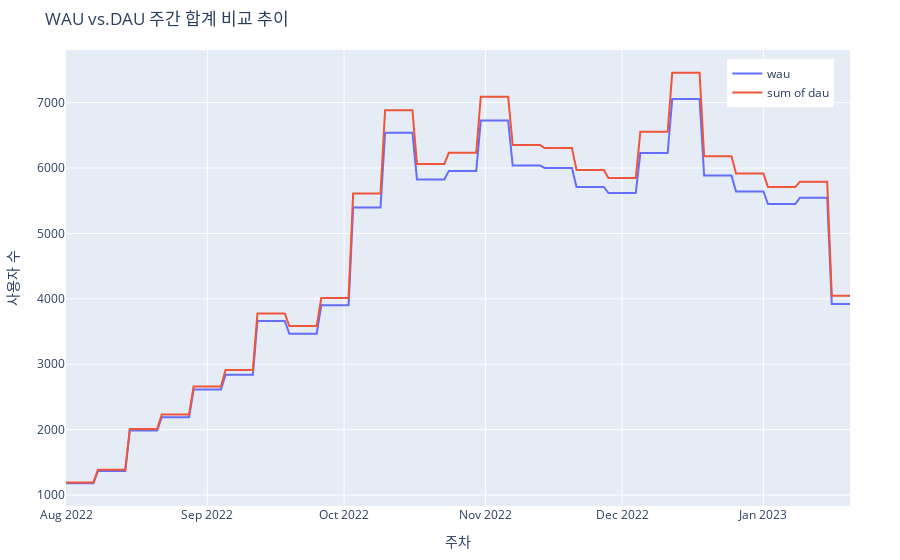

The notebook cell this image was saved under:
### Code cell
import plotly.graph_objects as go

fig = go.Figure()

fig.add_trace(go.Scatter(x=df_stickiness_dauwau['event_date'],
                         y=df_stickiness_dauwau['wau'],
                         name='wau'
))

fig.add_trace(go.Scatter(x=df_stickiness_dauwau['event_date'],
                         y=df_stickiness_dauwau['sum_of_dau'],
                         name='sum of dau'
))

fig.update_layout(
    title_text="WAU vs.DAU 주간 합계 비교 추이",
    margin_l=50,
    margin_r=50,
    margin_b=50,
    margin_t=50,
    legend_yanchor="top",
    legend_xanchor="right",
    legend_y=0.98,
    legend_x=0.98
)
fig.update_xaxes(title_text='주차')
fig.update_yaxes(title_text='사용자 수')

fig.show()

### Figure 1 — Plotly figure (JSON) as saved in the notebook; plotly's stock layout.template omitted (floating-point values rounded to 4 significant figures; data arrays with more than 128 entries replaced by an {"elided": "..."} marker saying what was removed)
{"data": [{"name": "wau", "type": "scatter", "x": {"elided": "173 str values"}, "y": {"elided": "173 int values"}}, {"name": "sum of dau", "type": "scatter", "x": {"elided": "173 str values"}, "y": {"elided": "173 int values"}}], "layout": {"legend": {"x": 0.98, "xanchor": "right", "y": 0.98, "yanchor": "top"}, "margin": {"b": 50, "l": 50, "r": 50, "t": 50}, "title": {"text": "WAU vs.DAU 주간 합계 비교 추이"}, "xaxis": {"title": {"text": "주차"}}, "yaxis": {"title": {"text": "사용자 수"}}}}
